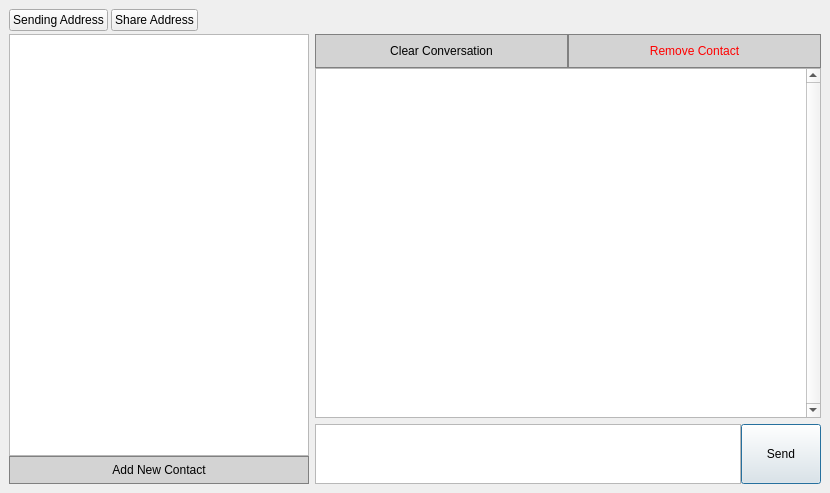
<?xml version="1.0" encoding="UTF-8"?>
<ui version="4.0">
 <class>SecureMessageGUI</class>
 <widget class="QWidget" name="SecureMessageGUI">
  <property name="enabled">
   <bool>true</bool>
  </property>
  <property name="geometry">
   <rect>
    <x>0</x>
    <y>0</y>
    <width>830</width>
    <height>493</height>
   </rect>
  </property>
  <property name="windowTitle">
   <string>Form</string>
  </property>
  <property name="autoFillBackground">
   <bool>false</bool>
  </property>
  <layout class="QGridLayout" name="gridLayout">
   <property name="leftMargin">
    <number>0</number>
   </property>
   <property name="topMargin">
    <number>0</number>
   </property>
   <property name="rightMargin">
    <number>0</number>
   </property>
   <property name="bottomMargin">
    <number>0</number>
   </property>
   <property name="horizontalSpacing">
    <number>0</number>
   </property>
   <property name="verticalSpacing">
    <number>3</number>
   </property>
   <item row="0" column="0">
    <layout class="QHBoxLayout" name="horizontalLayout" stretch="0">
     <property name="spacing">
      <number>0</number>
     </property>
     <property name="rightMargin">
      <number>0</number>
     </property>
     <item>
      <widget class="QWidget" name="widget_2" native="true">
       <layout class="QGridLayout" name="gridLayout_6">
        <item row="0" column="0">
         <layout class="QVBoxLayout" name="verticalLayout_2" stretch="1,4">
          <property name="spacing">
           <number>0</number>
          </property>
          <item>
           <layout class="QVBoxLayout" name="verticalLayout_5">
            <property name="spacing">
             <number>0</number>
            </property>
            <property name="sizeConstraint">
             <enum>QLayout::SetDefaultConstraint</enum>
            </property>
            <property name="topMargin">
             <number>0</number>
            </property>
            <property name="bottomMargin">
             <number>0</number>
            </property>
            <item>
             <layout class="QHBoxLayout" name="horizontalLayout_4">
              <property name="spacing">
               <number>3</number>
              </property>
              <property name="bottomMargin">
               <number>3</number>
              </property>
              <item>
               <widget class="QPushButton" name="choose_address">
                <property name="text">
                 <string>Sending Address</string>
                </property>
               </widget>
              </item>
              <item>
               <widget class="QPushButton" name="get_address">
                <property name="text">
                 <string>Share Address</string>
                </property>
               </widget>
              </item>
              <item>
               <spacer name="horizontalSpacer_2">
                <property name="orientation">
                 <enum>Qt::Horizontal</enum>
                </property>
                <property name="sizeHint" stdset="0">
                 <size>
                  <width>40</width>
                  <height>0</height>
                 </size>
                </property>
               </spacer>
              </item>
             </layout>
            </item>
           </layout>
          </item>
          <item>
           <layout class="QGridLayout" name="gridLayout_5">
            <property name="leftMargin">
             <number>0</number>
            </property>
            <property name="rightMargin">
             <number>0</number>
            </property>
            <item row="0" column="0">
             <layout class="QVBoxLayout" name="verticalLayout">
              <property name="spacing">
               <number>6</number>
              </property>
              <item>
               <layout class="QHBoxLayout" name="horizontalLayout_2" stretch="0,0">
                <property name="spacing">
                 <number>6</number>
                </property>
                <item>
                 <layout class="QVBoxLayout" name="verticalLayout_4">
                  <property name="spacing">
                   <number>0</number>
                  </property>
                  <property name="bottomMargin">
                   <number>0</number>
                  </property>
                  <item>
                   <widget class="QListWidget" name="user_list">
                    <property name="sizePolicy">
                     <sizepolicy hsizetype="Maximum" vsizetype="Expanding">
                      <horstretch>0</horstretch>
                      <verstretch>0</verstretch>
                     </sizepolicy>
                    </property>
                    <property name="minimumSize">
                     <size>
                      <width>300</width>
                      <height>0</height>
                     </size>
                    </property>
                    <property name="contextMenuPolicy">
                     <enum>Qt::CustomContextMenu</enum>
                    </property>
                    <property name="dragEnabled">
                     <bool>true</bool>
                    </property>
                    <property name="sortingEnabled">
                     <bool>true</bool>
                    </property>
                   </widget>
                  </item>
                  <item>
                   <widget class="QPushButton" name="add_contact">
                    <property name="styleSheet">
                     <string notr="true">QPushButton{background: lightgray;padding: 6px;border-radius:0px;border: 1px solid gray;}QPushButton:pressed{background-color:#b0b0b0;}</string>
                    </property>
                    <property name="text">
                     <string>Add New Contact</string>
                    </property>
                    <property name="flat">
                     <bool>true</bool>
                    </property>
                   </widget>
                  </item>
                 </layout>
                </item>
                <item>
                 <layout class="QVBoxLayout" name="verticalLayout_3">
                  <property name="spacing">
                   <number>0</number>
                  </property>
                  <item>
                   <widget class="QWidget" name="conversation_controls_widget" native="true">
                    <property name="styleSheet">
                     <string notr="true">QPushButton{background: lightgray;padding: 9px;border-radius:0px;border: 1px solid gray;}QPushButton:pressed{background-color:#b0b0b0;}</string>
                    </property>
                    <layout class="QHBoxLayout" name="conversation_controls">
                     <property name="spacing">
                      <number>0</number>
                     </property>
                     <property name="leftMargin">
                      <number>0</number>
                     </property>
                     <property name="topMargin">
                      <number>0</number>
                     </property>
                     <property name="rightMargin">
                      <number>0</number>
                     </property>
                     <property name="bottomMargin">
                      <number>0</number>
                     </property>
                     <item>
                      <widget class="QPushButton" name="clear_conversation">
                       <property name="styleSheet">
                        <string notr="true"/>
                       </property>
                       <property name="text">
                        <string>Clear Conversation</string>
                       </property>
                       <property name="flat">
                        <bool>true</bool>
                       </property>
                      </widget>
                     </item>
                     <item>
                      <widget class="QPushButton" name="remove_contact">
                       <property name="styleSheet">
                        <string notr="true">color: red;</string>
                       </property>
                       <property name="text">
                        <string>Remove Contact</string>
                       </property>
                       <property name="flat">
                        <bool>true</bool>
                       </property>
                      </widget>
                     </item>
                    </layout>
                   </widget>
                  </item>
                  <item>
                   <widget class="QListWidget" name="message_widget">
                    <property name="styleSheet">
                     <string notr="true"/>
                    </property>
                    <property name="frameShape">
                     <enum>QFrame::StyledPanel</enum>
                    </property>
                    <property name="lineWidth">
                     <number>1</number>
                    </property>
                    <property name="verticalScrollBarPolicy">
                     <enum>Qt::ScrollBarAlwaysOn</enum>
                    </property>
                    <property name="horizontalScrollBarPolicy">
                     <enum>Qt::ScrollBarAlwaysOff</enum>
                    </property>
                    <property name="editTriggers">
                     <set>QAbstractItemView::NoEditTriggers</set>
                    </property>
                    <property name="dragEnabled">
                     <bool>true</bool>
                    </property>
                    <property name="selectionMode">
                     <enum>QAbstractItemView::NoSelection</enum>
                    </property>
                    <property name="verticalScrollMode">
                     <enum>QAbstractItemView::ScrollPerPixel</enum>
                    </property>
                   </widget>
                  </item>
                  <item>
                   <layout class="QHBoxLayout" name="horizontalLayout_3">
                    <property name="spacing">
                     <number>0</number>
                    </property>
                    <property name="topMargin">
                     <number>6</number>
                    </property>
                    <item>
                     <widget class="QPlainTextEdit" name="input_text">
                      <property name="sizePolicy">
                       <sizepolicy hsizetype="Expanding" vsizetype="Maximum">
                        <horstretch>0</horstretch>
                        <verstretch>0</verstretch>
                       </sizepolicy>
                      </property>
                      <property name="minimumSize">
                       <size>
                        <width>0</width>
                        <height>60</height>
                       </size>
                      </property>
                      <property name="horizontalScrollBarPolicy">
                       <enum>Qt::ScrollBarAlwaysOff</enum>
                      </property>
                     </widget>
                    </item>
                    <item>
                     <widget class="QPushButton" name="send_button">
                      <property name="sizePolicy">
                       <sizepolicy hsizetype="Maximum" vsizetype="Fixed">
                        <horstretch>0</horstretch>
                        <verstretch>0</verstretch>
                       </sizepolicy>
                      </property>
                      <property name="minimumSize">
                       <size>
                        <width>0</width>
                        <height>60</height>
                       </size>
                      </property>
                      <property name="maximumSize">
                       <size>
                        <width>16777215</width>
                        <height>16777215</height>
                       </size>
                      </property>
                      <property name="styleSheet">
                       <string notr="true"/>
                      </property>
                      <property name="text">
                       <string>Send</string>
                      </property>
                      <property name="autoDefault">
                       <bool>true</bool>
                      </property>
                      <property name="default">
                       <bool>true</bool>
                      </property>
                     </widget>
                    </item>
                   </layout>
                  </item>
                 </layout>
                </item>
               </layout>
              </item>
             </layout>
            </item>
           </layout>
          </item>
         </layout>
        </item>
       </layout>
      </widget>
     </item>
    </layout>
   </item>
  </layout>
 </widget>
 <resources/>
 <connections/>
</ui>
